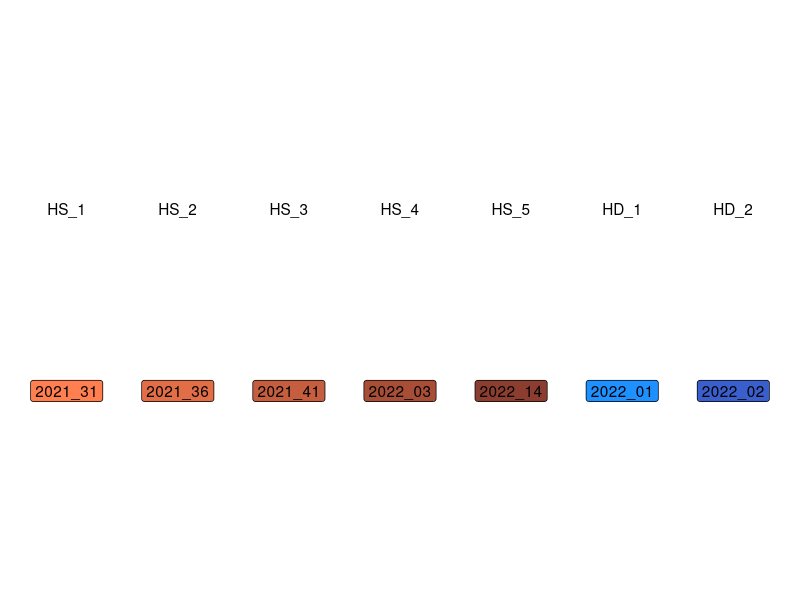
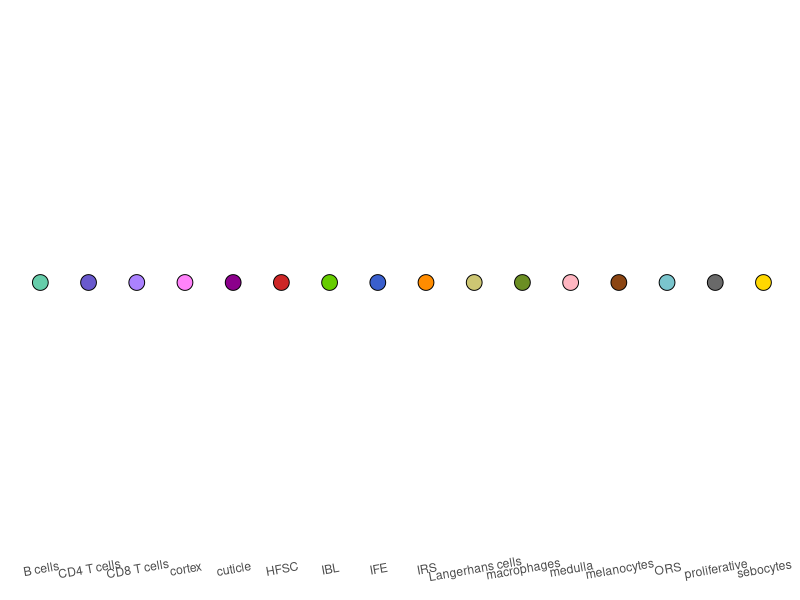

The R source for these figures, in order:
## ---- chunk 1
# https://github.com/rstudio/rmarkdown/issues/1453
hooks = knitr::knit_hooks$get()
hook_foldable = function(type) {
  force(type)
  function(x, options) {
    res = hooks[[type]](x, options)
    
    if (isFALSE(options[[paste0("fold_", type)]])) return(res)
    
    paste0(
      "<details><summary>", "show", "</summary>\n\n",
      res,
      "\n\n</details>"
    )
  }
}
knitr::knit_hooks$set(
  output = hook_foldable("output"),
  plot = hook_foldable("plot"),
  time_it = local({
    now = NULL
    function(before, options) {
      if (options$time_it) {
        if (before) {
          now <<- Sys.time()
        } else {
          res = difftime(Sys.time(), now, units = "secs")
          paste("(Time to run :", round(res, digits = 2), "s)")
        }
      }
    }
  })
)
## ---- chunk 2
set.seed(1337L)
knitr::opts_chunk$set(echo = TRUE, # display code
                      # display chunk output
                      message = FALSE,
                      warning = FALSE,
                      fold_output = FALSE, # usefull for sessionInfo()
                      fold_plot = FALSE,
                      
                      # figure settings
                      fig.align = 'center',
                      fig.width = 20,
                      fig.height = 15,
                      
                      # something about seed, chunk and Rmarkdown compilation
                      # https://stackoverflow.com/questions/39417003/long-vectors-not-supported-yet-error-in-rmd-but-not-in-r-script
                      # cache = TRUE,
                      cache.lazy = FALSE, 
                      
                      # add runtime after chunk
                      time_it = FALSE)
## ---- chunk 3
library(dplyr)
library(patchwork)
library(ggplot2)

.libPaths()
## ---- chunk 4
save_name = "hs_hd"
out_dir = "."
## ---- chunk 5
sample_info = data.frame(
  project_name = c("2021_31", "2021_36", "2021_41", "2022_03", "2022_14",
                   "2022_01", "2022_02"),
  sample_type = c(rep("HS", 5), rep("HD", 2)),
  gender = c("M", "M", "M", "F", "F", "M", "F"),
  color = NA,
  stringsAsFactors = FALSE) %>%
  dplyr::mutate(sample_type = factor(sample_type, levels = c("HS", "HD"))) %>%
  dplyr::mutate(gender = factor(gender, levels = c("F", "M"))) %>%
  dplyr::mutate(project_name = factor(project_name, levels = project_name)) %>%
  dplyr::mutate(unique_id = data.table::rowid(sample_type)) %>%
  dplyr::mutate(sample_identifier = paste0(sample_type, "_", unique_id)) %>%
  dplyr::mutate(sample_identifier = factor(sample_identifier, levels = sample_identifier)) %>%
  dplyr::select(project_name,  sample_type, sample_identifier, gender, color)

sample_info
## ---- chunk 6
list_palette = list(
  # patients
  HS = colorRampPalette(c("coral", "coral4")),
  HD = colorRampPalette(c("dodgerblue", "royalblue3")))

for (sample_type in unique(sample_info$sample_type)) {
  matching_dataset = (sample_info$sample_type == sample_type)
  sample_info[matching_dataset, "color"] = list_palette[[sample_type]](sum(matching_dataset))
}
## ---- chunk 7
ggplot2::ggplot(sample_info) +
  ggplot2::geom_label(aes(x = project_name, y = 0, label = project_name, fill = project_name)) +
  ggplot2::geom_text(aes(x = project_name, y = 1, label = sample_identifier)) +
  ggplot2::lims(y = c(-1, 2)) +
  ggplot2::scale_fill_manual(values = sample_info$color, breaks = sample_info$project_name) +
  ggplot2::theme_void() +
  ggplot2::theme(legend.position = "none")
## ---- chunk 8
saveRDS(sample_info, file = paste0(out_dir, "/", save_name, "_sample_info.rds"))
## ---- chunk 9
cell_markers = list(
  #  Immune cells
  "CD4 T cells" = c("CD3D", "CD3G", "CD3E", "CD52", "IL32",
                    "TRBC1", "CD4", "COTL1", "CD40LG", "GPR183", "TNFRSF1B", "FYB1", "LAT"),
  "CD8 T cells" = c("CD3D", "CD3G", "CD3E", "CD52", "IL32",
                    "CTSW", "NCR3", "CD8A", "NKG7", "KLRC1", "TRGC2", "CCL5", "ZNF683"),
  "Langerhans cells" = c("CD207", "LST1", "AIF1", "CPVL", "C15orf48", "CD1A", "CD52", "CD1E", "CD1C"),
  "macrophages" = c("LST1", "AIF1", "C3", "OLFML3", "TREM2", "A2M",
                    "MSR1", "FCGR3A", "VSIG4", "AP003481.1"),
  "B cells" = c("CD79A", "IGHG2", "IGHG3", "IGLC3", "IGHG1", "IGHM", "MS4A1", "IGLC2",
                "IGHGP", "BANK1", "IGHG4", "IGKC", "TNFRSF13C", "CD79B", "KLF2", "GZMB"),
  # Matrix
  "cuticle" = c("KRT32", "KIF21A", "CCND2", "VCAN", "CYSTM1", "TESC", "MT4", "KRT35",
                "DIAPH3", "VSNL1", "NOTCH1", "SNCAIP", "CADM1", "OCA2", "LAMP5"),
  "cortex" = c("KRTAP11-1", "PRR9", "C10orf99", "CRYAB", "HEPHL1", "ALOX15B", "EFHD1", "KRT35",
               "CALHM4", "SPECC1", "DSG4", "DNASE1L2", "TGM3", "KRT31", "KRT36", "KIAA1211L"),
  "medulla" = c("BAMBI", "SLC7A8", "EDNRA", "ALDH1A3", "IGFBP2",
                "KRT25", "KITLG", "MSX2", "SLC6A15", "PRDM1"),
  "IRS" = c("KRT71", "KRT27", "KRT28", "KRT25", "CTSC", "GATA3", "KRT72", "KRT73", "KRT74",
            "SCEL", "GFRA3", "POF1B", "RDH12", "LMO7", "TCHH", "FABP9"),
  "proliferative" = c("NUSAP1", "PCLAF", "TOP2A", "MKI67", "BIRC5", "CENPF",
                      "TK1", "CENPU", "TYMS", "MCM5", "GINS2", "MCM5", "PCLAF",
                      "CDCA7", "MCM3", "TYMS", "CLSPN", "FEN1", "FAM111B", "CDT1"),
  # Non-matrix
  "IBL" = c("KRT16", "KRT6B", "KRT6C", "NDUFA4L2", "TM4SF1", "APOC1", "SLC1A6",
            "CLCA2", "RHOV", "CBLN2", "HES4", "SMCO4", "MGST1", "LYPD3", "MGP"),
  "ORS" = c("GPX2", "IMPA2", "KRT15", "DST", "COL17A1", "MOXD1", "C19orf48", "CHD7",
            "ALDH3A1", "AHNAK2", "CDH13", "LAMB3", "CAVIN1", "EHF", "CEBPD", "TP53AIP1"),
  "IFE" = c("GPX2", "IMPA2", "DEFB1", "LY6D", "EHF", "PDZK1IP1", "S100A7", "FGFBP1", "LYPD3",
            "CRABP2", "SPINK5", "KRT1", "KRTDAP", "CIDEA", "SUSD4", "FAM83A", "TMEM45A"),
  "HFSC" = c("KRT15", "DST", "DIO2", "TCEAL2", "SFRP1", "TNC", "WIF1", "FRZB", "LHX2", "SPRY1",
             "COL1A2", "ITGA6", "SOX9", "S100A6", "ANGPTL7", "LGR5", "COL17A1"),
  # other
  "melanocytes" = c("DCT", "KIT", "MLANA", "GPM6B", "EDNRB", "PMEL", "IGFBP7", "MITF", "ZEB2", "APOD"),
  "sebocytes" = c("CLMP", "GLDC", "PPARG", "ACSBG1", "MGST1", "SAA1", "AR", "APMAP"))

lengths(cell_markers)
## ---- chunk 10
color_markers = c("CD4 T cells" = "slateblue3",
                  "CD8 T cells" = "mediumpurple1",
                  "Langerhans cells" = "khaki3", 
                  "macrophages" = "olivedrab",
                  "B cells" = "aquamarine3",
                  "cuticle" = "magenta4",
                  "cortex" = "orchid1",
                  "medulla" = "lightpink",
                  "IRS" = "darkorange",
                  "proliferative" = "dimgray",
                  "IBL" = "chartreuse3",
                  "ORS" = "cadetblue3",
                  "IFE" = "royalblue3",
                  "HFSC" = "firebrick3",
                  "melanocytes" = "saddlebrown",
                  "sebocytes" = "gold")

data.frame(cell_type = names(color_markers),
           color = unlist(color_markers)) %>%
  ggplot2::ggplot(., aes(x = cell_type, y = 0, fill = cell_type)) +
  ggplot2::geom_point(pch = 21, size = 5) +
  ggplot2::scale_fill_manual(values = unlist(color_markers), breaks = names(color_markers)) +
  ggplot2::theme_classic() +
  ggplot2::theme(legend.position = "none",
                 axis.line = element_blank(),
                 axis.title = element_blank(),
                 axis.ticks = element_blank(),
                 axis.text.y = element_blank(),
                 axis.text.x = element_text(angle = 10))
## ---- chunk 11
dotplot_markers = list("CD4 T cells" = c("CD3E", "CD4"),
                       "CD8 T cells" = c("CD3E", "CD8A"),
                       "Langerhans cells" = c("CD207", "CPVL"),
                       "macrophages" = c("TREM2", "MSR1"),
                       "B cells" = c("CD79A", "CD79B"),
                       "cuticle" = c("KRT32", "KRT35"),
                       "cortex" = c("KRT31", "PRR9"),
                       "medulla" = c("BAMBI", "ADLH1A3"),
                       "IRS" = c("KRT71", "KRT73"),
                       "proliferative" = c("TOP2A", "MCM5"),
                       "IBL" = c("KRT16", "KRT6C"),
                       "ORS" = c("KRT15", "GPX2"),
                       "IFE" = c("SPINK5", "LY6D"),
                       "HFSC" = c("DIO2", "TCEAL2"),
                       "melanocytes" = c("DCT", "MLANA"),
                       "sebocytes" = c("CLMP", "PPARG"))

lengths(dotplot_markers)
## ---- chunk 12
saveRDS(color_markers, file = paste0(out_dir, "/", save_name, "_color_markers.rds"))
saveRDS(cell_markers, file = paste0(out_dir, "/", save_name, "_cell_markers.rds"))
saveRDS(dotplot_markers, file = paste0(out_dir, "/", save_name, "_dotplot_markers.rds"))
## ---- chunk 13
sessionInfo()
